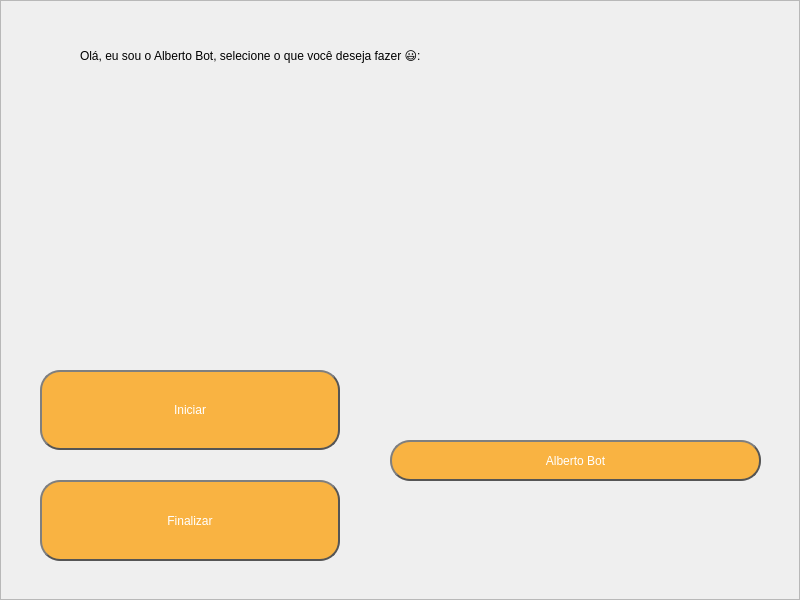
<?xml version="1.0" encoding="UTF-8"?>
<ui version="4.0">
 <class>MainWindow</class>
 <widget class="QMainWindow" name="MainWindow">
  <property name="geometry">
   <rect>
    <x>0</x>
    <y>0</y>
    <width>800</width>
    <height>600</height>
   </rect>
  </property>
  <property name="windowTitle">
   <string>MainWindow</string>
  </property>
  <widget class="QWidget" name="centralwidget">
   <widget class="QFrame" name="frame_3">
    <property name="geometry">
     <rect>
      <x>0</x>
      <y>0</y>
      <width>800</width>
      <height>600</height>
     </rect>
    </property>
    <property name="autoFillBackground">
     <bool>false</bool>
    </property>
    <property name="styleSheet">
     <string notr="true"/>
    </property>
    <property name="frameShape">
     <enum>QFrame::StyledPanel</enum>
    </property>
    <property name="frameShadow">
     <enum>QFrame::Raised</enum>
    </property>
    <widget class="QPushButton" name="botaoMensagemInicial">
     <property name="enabled">
      <bool>true</bool>
     </property>
     <property name="geometry">
      <rect>
       <x>390</x>
       <y>440</y>
       <width>371</width>
       <height>41</height>
      </rect>
     </property>
     <property name="maximumSize">
      <size>
       <width>16777215</width>
       <height>16777215</height>
      </size>
     </property>
     <property name="autoFillBackground">
      <bool>false</bool>
     </property>
     <property name="styleSheet">
      <string notr="true">QPushButton {
    color: #333;
    border: 2px solid #555;
    border-radius: 20px;
    border-style: outset;
    background: qradialgradient(
        cx: 0.3, cy: -0.4, fx: 0.3, fy: -0.4,
        radius: 1.35, stop: 0 #fff, stop: 1 #888
        );
    padding: 5px;
	font: 15pt &quot;Lobster 1.4&quot;;
	color: rgb(255,255,255);
	background-color: rgb(249, 179, 66);
	
    }

QPushButton:hover {
    background: qradialgradient(
        cx: 0.3, cy: -0.4, fx: 0.3, fy: -0.4,
        radius: 1.35, stop: 0 #fff, stop: 1 #bbb
        );
	
	
	
	background-color: rgb(194, 194, 194);
    }

QPushButton:pressed {
    border-style: inset;
    background: qradialgradient(
        cx: 0.4, cy: -0.1, fx: 0.4, fy: -0.1,
        radius: 1.35, stop: 0 #fff, stop: 1 #ddd
        );
    }

</string>
     </property>
     <property name="text">
      <string>Alberto Bot</string>
     </property>
    </widget>
    <widget class="QPushButton" name="botaoIniciar">
     <property name="geometry">
      <rect>
       <x>40</x>
       <y>370</y>
       <width>300</width>
       <height>80</height>
      </rect>
     </property>
     <property name="autoFillBackground">
      <bool>false</bool>
     </property>
     <property name="styleSheet">
      <string notr="true">QPushButton {
    color: #333;
    border: 2px solid #555;
    border-radius: 20px;
    border-style: outset;
    background: qradialgradient(
        cx: 0.3, cy: -0.4, fx: 0.3, fy: -0.4,
        radius: 1.35, stop: 0 #fff, stop: 1 #888
        );
    padding: 5px;
	font: 20pt &quot;Lobster 1.4&quot;;
	color: rgb(255,255,255);
	background-color: rgb(249, 179, 66);
	
    }

QPushButton:hover {
    background: qradialgradient(
        cx: 0.3, cy: -0.4, fx: 0.3, fy: -0.4,
        radius: 1.35, stop: 0 #fff, stop: 1 #bbb
        );
	
	
	
	background-color: rgb(194, 194, 194);
    }

QPushButton:pressed {
    border-style: inset;
    background: qradialgradient(
        cx: 0.4, cy: -0.1, fx: 0.4, fy: -0.1,
        radius: 1.35, stop: 0 #fff, stop: 1 #ddd
        );
    }

</string>
     </property>
     <property name="text">
      <string>Iniciar</string>
     </property>
    </widget>
    <widget class="QPushButton" name="botaoFim">
     <property name="geometry">
      <rect>
       <x>40</x>
       <y>480</y>
       <width>300</width>
       <height>81</height>
      </rect>
     </property>
     <property name="autoFillBackground">
      <bool>false</bool>
     </property>
     <property name="styleSheet">
      <string notr="true">QPushButton {
    color: #333;
    border: 2px solid #555;
    border-radius: 20px;
    border-style: outset;
    background: qradialgradient(
        cx: 0.3, cy: -0.4, fx: 0.3, fy: -0.4,
        radius: 1.35, stop: 0 #fff, stop: 1 #888
        );
    padding: 5px;
	font: 20pt &quot;Lobster 1.4&quot;;
	color: rgb(255,255,255);
	background-color: rgb(249, 179, 66);
	
    }

QPushButton:hover {
    background: qradialgradient(
        cx: 0.3, cy: -0.4, fx: 0.3, fy: -0.4,
        radius: 1.35, stop: 0 #fff, stop: 1 #bbb
        );
	
	
	
	background-color: rgb(194, 194, 194);
    }

QPushButton:pressed {
    border-style: inset;
    background: qradialgradient(
        cx: 0.4, cy: -0.1, fx: 0.4, fy: -0.1,
        radius: 1.35, stop: 0 #fff, stop: 1 #ddd
        );
    }

</string>
     </property>
     <property name="text">
      <string>Finalizar</string>
     </property>
    </widget>
    <widget class="QLabel" name="label_3">
     <property name="geometry">
      <rect>
       <x>270</x>
       <y>90</y>
       <width>271</width>
       <height>231</height>
      </rect>
     </property>
     <property name="text">
      <string/>
     </property>
     <property name="pixmap">
      <pixmap>Alberto Ok.png</pixmap>
     </property>
     <property name="scaledContents">
      <bool>true</bool>
     </property>
    </widget>
    <widget class="QLabel" name="texto">
     <property name="geometry">
      <rect>
       <x>80</x>
       <y>30</y>
       <width>661</width>
       <height>51</height>
      </rect>
     </property>
     <property name="layoutDirection">
      <enum>Qt::LeftToRight</enum>
     </property>
     <property name="styleSheet">
      <string notr="true">font: 16pt &quot;Lobster 1.4&quot; ;
color: &quot;white&quot;
</string>
     </property>
     <property name="text">
      <string>Olá, eu sou o Alberto Bot, selecione o que você deseja fazer 😃:</string>
     </property>
    </widget>
    <widget class="QLabel" name="BackgroundImage">
     <property name="geometry">
      <rect>
       <x>0</x>
       <y>0</y>
       <width>800</width>
       <height>600</height>
      </rect>
     </property>
     <property name="styleSheet">
      <string notr="true"/>
     </property>
     <property name="text">
      <string/>
     </property>
     <property name="pixmap">
      <pixmap>Logo CASD Instagram 45%.jpg</pixmap>
     </property>
     <property name="scaledContents">
      <bool>true</bool>
     </property>
    </widget>
    <widget class="QLabel" name="label_4">
     <property name="geometry">
      <rect>
       <x>0</x>
       <y>0</y>
       <width>800</width>
       <height>600</height>
      </rect>
     </property>
     <property name="styleSheet">
      <string notr="true">background-color: rgba(49, 146, 179,170
);</string>
     </property>
     <property name="text">
      <string/>
     </property>
    </widget>
    <widget class="QPushButton" name="onoff">
     <property name="geometry">
      <rect>
       <x>510</x>
       <y>470</y>
       <width>141</width>
       <height>91</height>
      </rect>
     </property>
     <property name="autoFillBackground">
      <bool>false</bool>
     </property>
     <property name="styleSheet">
      <string notr="true">#onoff{
background-color: transparent;
border: none;
background-repeat:none;

}

#onoff:checked 
{
  background-color: transparent;
	border: none;
	background-repeat:none;
}</string>
     </property>
     <property name="text">
      <string/>
     </property>
     <property name="icon">
      <iconset>
       <activeoff>imagens/off.png</activeoff>
       <activeon>imagens/on.png</activeon>
      </iconset>
     </property>
     <property name="iconSize">
      <size>
       <width>80</width>
       <height>50</height>
      </size>
     </property>
     <property name="checkable">
      <bool>true</bool>
     </property>
     <property name="checked">
      <bool>false</bool>
     </property>
    </widget>
    <zorder>BackgroundImage</zorder>
    <zorder>label_4</zorder>
    <zorder>label_3</zorder>
    <zorder>botaoIniciar</zorder>
    <zorder>botaoMensagemInicial</zorder>
    <zorder>botaoFim</zorder>
    <zorder>texto</zorder>
    <zorder>onoff</zorder>
   </widget>
  </widget>
  <widget class="QMenuBar" name="menubar">
   <property name="geometry">
    <rect>
     <x>0</x>
     <y>0</y>
     <width>800</width>
     <height>26</height>
    </rect>
   </property>
  </widget>
 </widget>
 <resources/>
 <connections/>
</ui>
